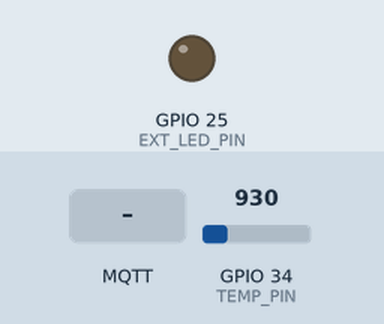
Bench run of a program on a simulated ESP32. Shown: output pins drawn as LEDs (lit = HIGH). The inputs (shaded band) are chosen by the test bench; at power-on: GPIO 34 (TEMP_PIN) = 930. WiFi joins after 1.5 s; servers stay silent unless stated; random numbers use the default seed unless the program sets one; no MQTT or app messages arrive unless stated; what the program prints to the serial monitor is not drawn.

Above: at 2.7 s.
2.8 s: MQTT message "ledon" arrives on the first subscribed topic
At 3.7 s:
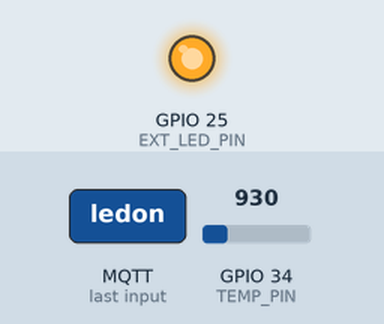
4.3 s: GPIO 34 (TEMP_PIN) set to 771
6.5 s: GPIO 34 (TEMP_PIN) set to 654
16.5 s: MQTT message "ledoff" arrives on the first subscribed topic
At 17.8 s:
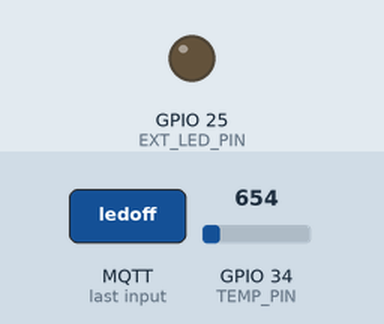
Timing chart, 0 to 19.5 s (numbered marks = the images above; inputs shaded):
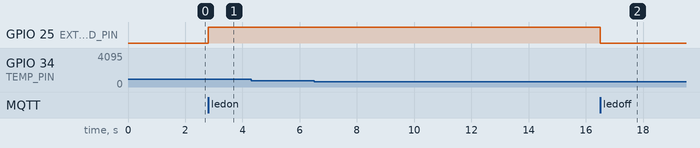

Measured:
- after the input at 2.8 s, GPIO 25 (EXT_LED_PIN): LOW → HIGH at once
- after the input at 4.3 s, every drawn part: stays the same
- after the input at 6.5 s, every drawn part: stays the same
- after the input at 16.5 s, GPIO 25 (EXT_LED_PIN): HIGH → LOW at once

The program:

main.cpp
```cpp
/**
 * @file main.cpp // File name identifier for documentation tools.
 * @brief MQTT Client for FireBeetle ESP32 with TMP36 sensor and External LED
 * control. // Summary of the program's functionality.
 */

#include "secrets.h" // Includes external header file containing sensitive credentials like WiFi SSID and MQTT details.
#include <Arduino.h> // Includes the core Arduino framework for standard functions.
#include <PubSubClient.h> // Includes the MQTT library to handle publishing and subscribing.
#include <WiFi.h> // Includes the ESP32 WiFi library to manage wireless networking.

/**
 * @brief Hardware Pin Definitions
 */
const int TEMP_PIN = 34; // Analog pin A1 (IO34) connected to TMP36 signal pin.
const int EXT_LED_PIN =
    25; // Digital pin D2 (IO25) connected to the external LED anode.

/**
 * @brief MQTT and Networking Objects
 */
WiFiClient espClient; // Creates a WiFiClient object to manage the underlying
                      // TCP/IP connection.
PubSubClient client(espClient); // Initializes the MQTT client by wrapping the
                                // WiFiClient for networked messaging.

long lastMsg = 0; // Global variable to store the timestamp of the last
                  // temperature reading in milliseconds.
char msg[50]; // Character array buffer used to format strings before publishing
              // to MQTT topics.

/**
 * @brief Initializes the WiFi connection.
 */
void setup_wifi() { // Function block to manage the initial connection to the
                    // local wireless network.
  delay(10);        // Waits for 10ms to ensure the hardware is ready for radio
                    // operations.
  Serial.println(); // Prints a blank line to the serial monitor to separate
                    // startup logs.
  Serial.print("Connecting to "); // Prints a status prefix to inform the user
                                  // about the connection attempt.
  Serial.println(ssid); // Prints the SSID name retrieved from the secrets.h
                        // configuration file.

  WiFi.begin(ssid, password); // Initiates the asynchronous connection process
                              // using the stored network credentials.

  while (WiFi.status() !=
         WL_CONNECTED) { // Loops continuously until the WiFi hardware signals a
                         // successful connection.
    delay(500);          // Pauses for 500ms between each status poll to avoid
                         // busy-waiting.
    Serial.print(".");   // Prints a dot as a visual progress indicator for the
                         // user during connection.
  } // End of the blocking WiFi connection loop.

  Serial.println(
      ""); // Moves to a new line on the serial terminal once connected.
  Serial.println("WiFi connected"); // Confirms to the user that the network
                                    // link is successfully established.
  Serial.print(
      "IP address: "); // Label for the following device network address.
  Serial.println(WiFi.localIP()); // Retrieves and prints the IP assigned to the
                                  // ESP32 by the DHCP server.
} // End of the setup_wifi function.

/**
 * @brief MQTT Message Callback function.
 * Handles incoming "LedOn" or "LedOff" commands to control the external LED.
 */
void callback(char *topic, byte *payload,
              unsigned int length) { // Entry point for logic triggered by
                                     // incoming MQTT messages.
  Serial.print("Message arrived ["); // Start of the debug log showing metadata
                                     // of the message.
  Serial.print(topic); // Logs the specific topic string that the message was
                       // published to.
  Serial.print("] ");  // Closing bracket for the debug topic display.

  String message = ""; // Creates a dynamic string object to reconstruct the raw
                       // message payload.
  for (unsigned int i = 0; i < length;
       i++) { // Loops through every byte in the incoming payload buffer.
    message += (char)payload[i]; // Casts each byte to a UTF-8 character and
                                 // appends it to the string object.
  } // End of the payload reconstruction loop.
  Serial.println(message); // Prints the complete received message text to the
                           // Serial monitor.

  message.toLowerCase(); // Normalizes the string to lowercase to allow
                         // case-insensitive command matching.

  if (message == "ledon") { // Selection branch executed if the reconstructed
                            // message matches "ledon".
    digitalWrite(EXT_LED_PIN, HIGH); // Sends a HIGH voltage signal to IO25 to
                                     // illuminate the external LED.
    Serial.println(
        "External LED (IO25) turned ON"); // Logs the physical state change to
                                          // the serial console.
  } else if (message == "ledoff") { // Selection branch executed if the message
                                    // matches "ledoff".
    digitalWrite(
        EXT_LED_PIN,
        LOW); // Sends a LOW (0V) signal to IO25 to extinguish the external LED.
    Serial.println(
        "External LED (IO25) turned OFF"); // Logs the physical state change for
                                           // remote monitoring.
  } // End of the command processing conditional logic.
} // End of the MQTT message callback function.

/**
 * @brief Manages the MQTT connection and subscription.
 */
void reconnect() { // Logic to recover the connection if the MQTT link is broken
                   // or not yet established.
  while (!client.connected()) { // Loop that persists until the client object
                                // confirms connection to the broker.
    Serial.print(
        "Attempting MQTT connection..."); // Status log indicating the start of
                                          // a broker handshake.

    String clientId =
        "FireBeetleClient-"; // Prefix for the MQTT client identifier required
                             // by the protocol.
    clientId +=
        String(random(0xffff), HEX); // Appends a random hex value to ensure the
                                     // ID is unique on the broker.

    if (client.connect(
            clientId.c_str(), mqtt_user,
            mqtt_password)) { // Attempts to connect using the generated ID and
                              // optional credentials.
      Serial.println("connected");  // Confirms successful authentication and
                                    // handshake with the MQTT broker.
      client.subscribe(mqtt_topic); // Re-registers interest in the state topic
                                    // to receive incoming commands.
    } else { // Execution path if the connection attempt fails (e.g., wrong IP
             // or credentials).
      Serial.print(
          "failed, rc="); // Starts the error report for the failed connection.
      Serial.print(client.state()); // Prints the PubSubClient return code to
                                    // diagnose why the connection failed.
      Serial.println(" try again in 5 seconds"); // Notifies the user of the
                                                 // mandatory retry interval.
      delay(5000); // Blocks for 5 seconds to avoid spamming the broker with
                   // rapid connection attempts.
    } // End of connection success/failure check.
  } // End of the reconnection persistence loop.
} // End of the reconnect function.

/**
 * @brief Reads temperature from TMP36 and publishes to MQTT if threshold is
 * met.
 */
void handleTemperature() { // Handles sensor data acquisition and outbound MQTT
                           // logic.
  long now = millis();     // Gets the current system uptime in milliseconds for
                           // timing logic.
  if (now - lastMsg >
      5000) { // Checks if 5000ms (5 seconds) have passed since the last report.
    lastMsg =
        now; // Updates the timestamp of the last report to reset the timer.

    int analogValue =
        analogRead(TEMP_PIN); // Samples the 12-bit ADC on IO34 to get the raw
                              // sensor voltage reading.

    float voltage =
        analogValue * (3.3 / 4095.0); // Maps the raw ADC value (0-4095) to the
                                      // actual voltage (0-3.3V).

    float temperatureC =
        (voltage - 0.5) * 100.0; // Converts millivolts to Celsius based on
                                 // TMP36 characteristic (10mV/C, 500mV offset).

    Serial.print("Temperature: "); // Serial label for the measured temperature.
    Serial.print(temperatureC); // Prints the floating-point temperature value.
    Serial.println(" C");       // Append the units (Celsius) and a newline.

    if (temperatureC >= 7.0) { // Compares the calculated temperature against
                               // the 7-degree threshold.
      client.publish(mqtt_publish_topic,
                     "LedOn"); // Sends the "LedOn" command to the broker if it
                               // is warm enough.
      Serial.println(
          "Published: LedOn (Temp >= 7)"); // Logs the outbound MQTT action for
                                           // the threshold trigger.
    } else { // Logic for when the temperature is strictly below 7 degrees.
      client.publish(mqtt_publish_topic,
                     "LedOff"); // Sends the "LedOff" command to the broker to
                                // signal low temp.
      Serial.println(
          "Published: LedOff (Temp < 7)"); // Logs the outbound MQTT action for
                                           // the lower threshold.
    } // End of temperature threshold logic.
  } // End of the 5-second interval check.
} // End of the handleTemperature function.

/**
 * @brief Setup function.
 */
void setup() { // Standard Arduino entry point for hardware and service
               // initialization.
  pinMode(EXT_LED_PIN, OUTPUT); // Sets the data direction for pin IO25 to
                                // output mode for driving an LED.
  digitalWrite(EXT_LED_PIN,
               LOW); // Initializes the LED to a known state (OFF) upon startup.

  Serial.begin(115200); // Opens the Universal Asynchronous Receiver/Transmitter
                        // at 115.2 kbps for debugging.
  setup_wifi(); // Executes the WiFi connection routine defined earlier in the
                // script.

  client.setServer(mqtt_server,
                   mqtt_port);  // Configures the MQTT client with the address
                                // and port of the target broker.
  client.setCallback(callback); // Tells the MQTT library which function to run
                                // when messages arrive.
} // End of the hardware and software setup process.

/**
 * @brief Main loop.
 */
void loop() { // Infinite execution loop that keeps the microcontroller running
              // active tasks.
  if (!client.connected()) { // Polling check to monitor if the broker
                             // connection is still alive.
    reconnect(); // Triggers the reconnection logic if the link to the broker is
                 // lost.
  } // End of connection health check.
  client.loop(); // Essential library call to handle heartbeat packets and
                 // process incoming data buffers.

  handleTemperature(); // Executes the sensor monitoring and automated MQTT
                       // reporting logic.
} // End of the main program loop..
```

secrets.h
```cpp
#ifndef SECRETS_H
#define SECRETS_H

// WiFi Credentials
const char *ssid = "ΤΟ_WIFI_ΣΑΣ";
const char *password = "ΤΟ_PASSWORD_ΣΑΣ";

// MQTT Broker Details
const char *mqtt_server = "hass.syros.aegean.gr";
const int mqtt_port = 1883;
const char *mqtt_user = "mqtt_username";      // Leave blank if not needed
const char *mqtt_password = "mqtt_password"; // Leave blank if not needed

// MQTT Topic
const char *mqtt_topic = "homeassistant/sensor/uno_r4/state";
const char *mqtt_publish_topic = "homeassistant/sensor/uno_r4/set";

#endif
```
